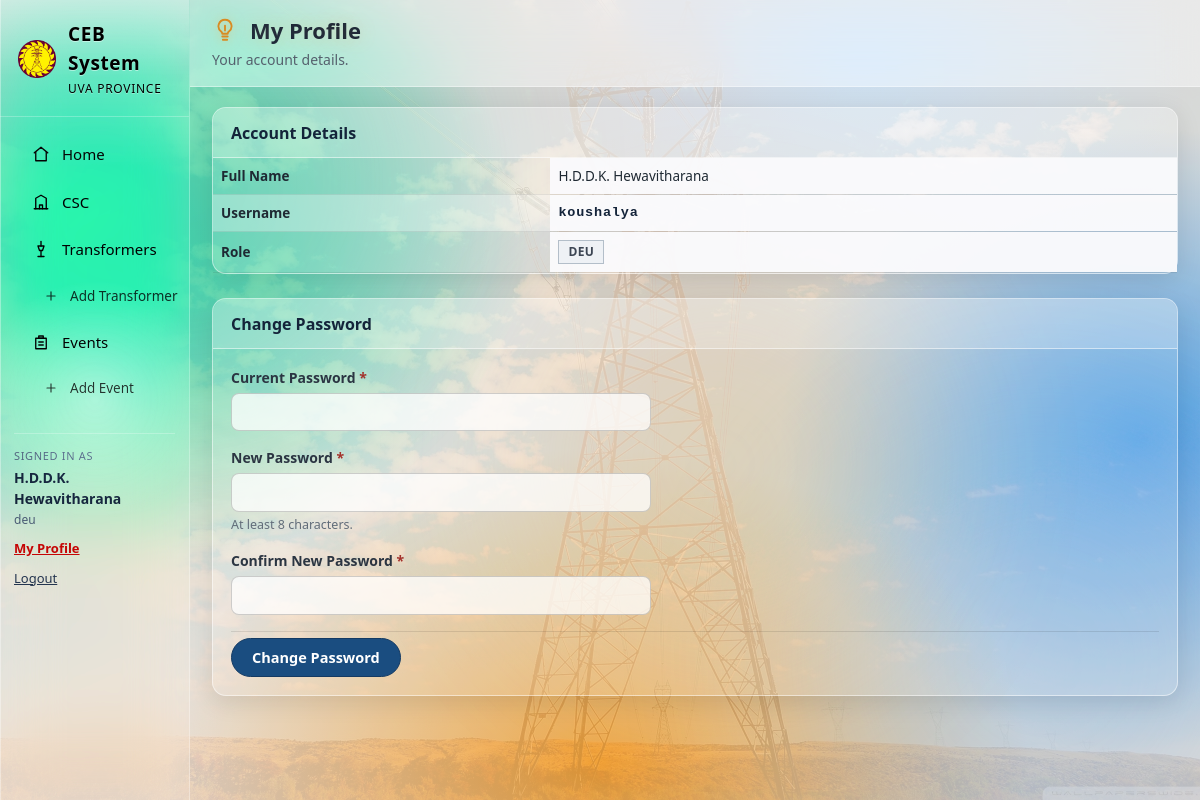
Screenshot of /profile.php (signed in) with the database file from the repository.
### tables this page shows
CREATE TABLE `users` (
  `user_id` int(11) NOT NULL,
  `username` varchar(50) NOT NULL,
  `password` varchar(255) NOT NULL,
  `must_change_password` tinyint(4) NOT NULL DEFAULT 1,
  `full_name` varchar(100) NOT NULL,
  `role` varchar(20) NOT NULL,
  `is_deleted` tinyint(4) NOT NULL DEFAULT 0
);

### profile.php (the view, shortened to what this page needs)
<?php
include 'db.php';
$uid     = $_SESSION['user_id'];
$stmt = $conn->prepare("SELECT username, full_name, role FROM users WHERE user_id = ?");
$stmt->bind_param("i", $uid);
$stmt->execute();
$user = $stmt->get_result()->fetch_assoc();
include 'header.php';
?>
<div class="panel">
    <div class="panel-head"><h2>Account Details</h2></div>
    <div class="table-wrap">
        <table class="data detail-table">
            <tbody>
                <tr>
                    <th style="width:35%">Full Name</th>
                    <td><?php echo htmlspecialchars($user['full_name']); ?></td>
                </tr>
                <tr>
                    <th>Username</th>
                    <td class="code-cell"><?php echo htmlspecialchars($user['username']); ?></td>
                </tr>
                <tr>
                    <th>Role</th>
                    <td><span class="role"><?php echo htmlspecialchars($user['role']); ?></span></td>
                </tr>
            </tbody>
        </table>
    </div>
</div>
<div class="panel">
    <div class="panel-head"><h2>Change Password</h2></div>
    <div class="panel-body">
        <form method="post">
            <div class="form-row">
                <label for="cur">Current Password <span class="req">*</span></label>
                <input type="password" id="cur" name="current_password" autocomplete="current-password">
            </div>
            <div class="form-row">
                <label for="new1">New Password <span class="req">*</span></label>
                <input type="password" id="new1" name="new_password" autocomplete="new-password">
                <span class="field-hint">At least 8 characters.</span>
            </div>
            <div class="form-row">
                <label for="new2">Confirm New Password <span class="req">*</span></label>
                <input type="password" id="new2" name="confirm_password" autocomplete="new-password">
            </div>
            <div class="form-actions">
                <button type="submit" class="btn">Change Password</button>
            </div>
        </form>
    </div>
</div>
<?php include 'footer.php'; ?>

### rows the page displays
users: full_name "H.D.D.K. Hewavitharana", username "koushalya", role "DEU"

### other values shown
$item[0] "Home"
$item[0] "CSC"
$item[0] "Transformers"
$sub[0] "Add Transformer"
$item[0] "Events"
$sub[0] "Add Event"
$userName "H.D.D.K. Hewavitharana"
$userRole "deu"
$pageTitle "My Profile"
$pageDesc "Your account details."
